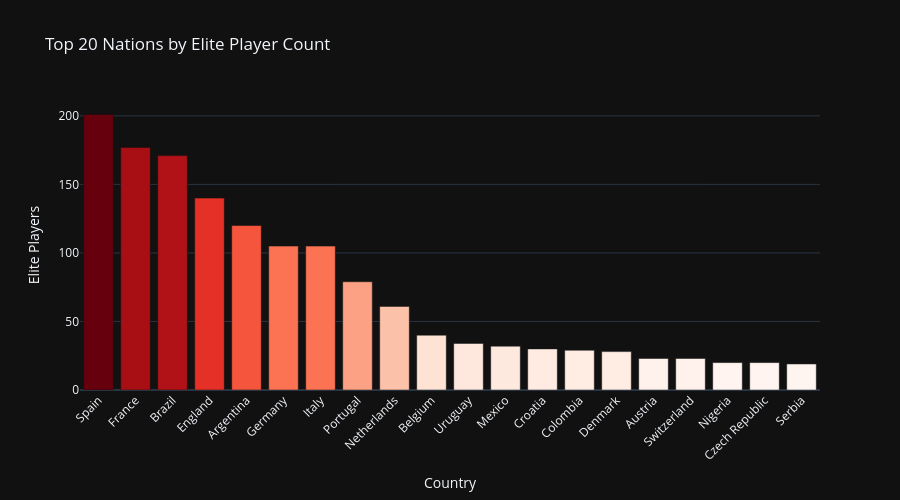

This figure's notebook cell:
### Code cell
# Count top-tier players per country (Overall >= 75)
top_players = df[df['Overall'] >= 75]
nation_counts = top_players['Nationality'].value_counts().reset_index()
nation_counts.columns = ['country', 'player_count']

print(f"\nTotal countries with elite players (≥75): {len(nation_counts)}")
print("\nTop 15 countries by elite player count:")
print(nation_counts.head(15))

# Choropleth world map
fig = px.choropleth(
    nation_counts,
    locations='country',
    locationmode='country names',
    color='player_count',
    color_continuous_scale='YlOrRd',
    title='Countries Producing the Most Top-Tier Players (Overall ≥ 75)',
    template='plotly_dark',
    labels={'player_count': 'Top Players'}
)
fig.update_layout(
    geo=dict(showframe=False, showcoastlines=True, projection_type='natural earth'),
    height=500
)
fig.show()

# Also show as bar for top 20 nations
top20 = nation_counts.head(20)
fig2 = px.bar(
    top20, x='country', y='player_count',
    color='player_count', color_continuous_scale='Reds',
    title='Top 20 Nations by Elite Player Count',
    template='plotly_dark',
    labels={'player_count': 'Elite Players', 'country': 'Country'}
)
fig2.update_layout(coloraxis_showscale=False, xaxis_tickangle=-45, height=500)
fig2.show()

### Figure 1 — Plotly figure (JSON) as saved in the notebook; plotly's stock layout.template omitted (floating-point values rounded to 4 significant figures)
{"data": [{"hovertemplate": "Country=%{x}<br>Elite Players=%{marker.color}<extra></extra>", "legendgroup": "", "marker": {"color": [201, 177, 171, 140, 120, 105, 105, 79, 61, 40, 34, 32, 30, 29, 28, 23, 23, 20, 20, 19], "coloraxis": "coloraxis", "pattern": {"shape": ""}}, "name": "", "orientation": "v", "showlegend": false, "textposition": "auto", "type": "bar", "x": ["Spain", "France", "Brazil", "England", "Argentina", "Germany", "Italy", "Portugal", "Netherlands", "Belgium", "Uruguay", "Mexico", "Croatia", "Colombia", "Denmark", "Austria", "Switzerland", "Nigeria", "Czech Republic", "Serbia"], "xaxis": "x", "y": [201, 177, 171, 140, 120, 105, 105, 79, 61, 40, 34, 32, 30, 29, 28, 23, 23, 20, 20, 19], "yaxis": "y"}], "layout": {"barmode": "relative", "coloraxis": {"colorbar": {"title": {"text": "Elite Players"}}, "colorscale": [[0.0, "rgb(255,245,240)"], [0.125, "rgb(254,224,210)"], [0.25, "rgb(252,187,161)"], [0.375, "rgb(252,146,114)"], [0.5, "rgb(251,106,74)"], [0.625, "rgb(239,59,44)"], [0.75, "rgb(203,24,29)"], [0.875, "rgb(165,15,21)"], [1.0, "rgb(103,0,13)"]], "showscale": false}, "height": 500, "legend": {"tracegroupgap": 0}, "title": {"text": "Top 20 Nations by Elite Player Count"}, "xaxis": {"anchor": "y", "domain": [0.0, 1.0], "tickangle": -45, "title": {"text": "Country"}}, "yaxis": {"anchor": "x", "domain": [0.0, 1.0], "title": {"text": "Elite Players"}}}}
